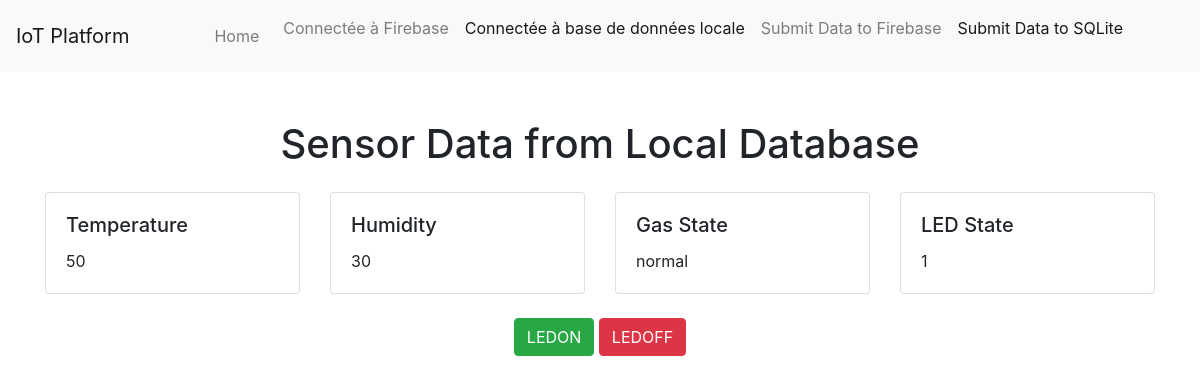
The page /page2 on the database as committed earlier.
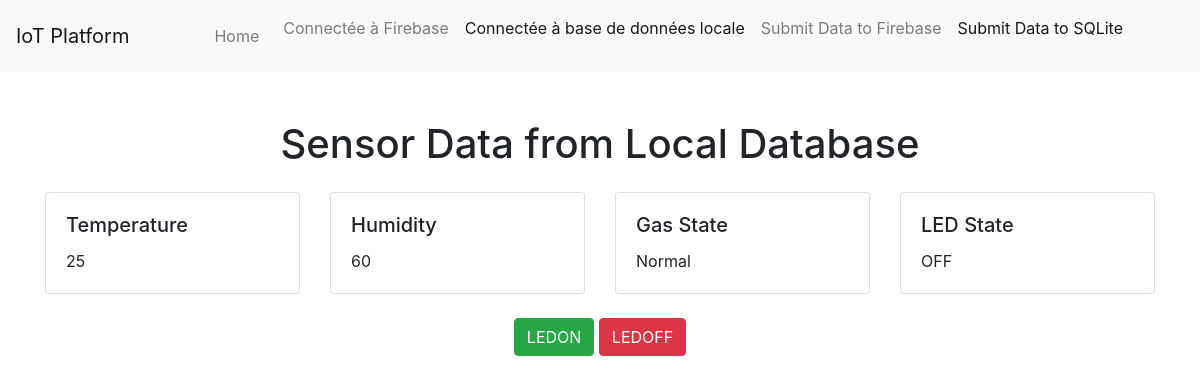
The same page on the database as committed later.
### tables this page shows
CREATE TABLE sensor_data (
    id INTEGER PRIMARY KEY AUTOINCREMENT,
    temperature TEXT,
    humidity TEXT,
    gas TEXT,
    led TEXT
, timestamp TEXT);

### app.py (the view)
@app.route('/page2')
def page2():
    conn = get_db()
    cur = conn.cursor()
    cur.execute("SELECT * FROM sensor_data ORDER BY id DESC LIMIT 1")
    row = cur.fetchone()
    if row is None:
        data = {'temperature': 'N/A', 'humidity': 'N/A', 'gas': 'N/A', 'led': 'N/A'}
    else:
        data = {
            'temperature': row['temperature'],
            'humidity': row['humidity'],
            'gas': row['gas'],
            'led': row['led']
        }
    if request.headers.get('X-Requested-With') == 'XMLHttpRequest':
        return jsonify(data)
    return render_template('page2.html', data=data)

### app.py (called while the page is built)
def get_db():
    conn = sqlite3.connect(DATABASE)
    conn.row_factory = sqlite3.Row
    return conn

### templates/page2.html (shortened to what this page needs)
<!DOCTYPE html>
<html lang="en">
<head>
    <link rel="stylesheet" href="https://stackpath.bootstrapcdn.com/bootstrap/4.5.2/css/bootstrap.min.css">
</head>
<body>
        <nav class="navbar navbar-expand-lg navbar-light bg-light">
            <a class="navbar-brand" href="#">IoT Platform</a>
            <div class="collapse navbar-collapse justify-content-center" id="navbarNav">
                <ul class="navbar-nav">
                    <li class="nav-link">
                        <a class="nav-link" href="/">Home <span class="sr-only">(current)</span></a>
                    </li>
                    <li class="nav-item">
                        <a class="nav-link" href="page1">Connectée à Firebase</a>
                    </li>
                    <li class="nav-item active">
                        <a class="nav-link" href="page2">Connectée à base de données locale</a>
                    </li>
                    <li class="nav-item">
                        <a class="nav-link" href="submit_form">Submit Data to Firebase</a>
                    </li>
                    <li class="nav-item active">
                        <a class="nav-link" href="submit_sqlite">Submit Data to SQLite</a>
                    </li>
                </ul>
            </div>
        </nav>
    <div class="container mt-5">
        <h1 class="text-center">Sensor Data from Local Database</h1>
        <div class="mt-4">
            <div class="row">
                <div class="col-md-3">
                    <div class="card">
                        <div class="card-body">
                            <h5 class="card-title">Temperature</h5>
                            <p class="card-text">{{ data.temperature }}</p>
                        </div>
                    </div>
                </div>
                <div class="col-md-3">
                    <div class="card">
                        <div class="card-body">
                            <h5 class="card-title">Humidity</h5>
                            <p class="card-text">{{ data.humidity }}</p>
                        </div>
                    </div>
                </div>
                <div class="col-md-3">
                    <div class="card">
                        <div class="card-body">
                            <h5 class="card-title">Gas State</h5>
                            <p class="card-text">{{ data.gas }}</p>
                        </div>
                    </div>
                </div>
                <div class="col-md-3">
                    <div class="card">
                        <div class="card-body">
                            <h5 class="card-title">LED State</h5>
                            <p class="card-text" id="led-state">{{ data.led }}</p>
                        </div>
                    </div>
                </div>
            </div>
        </div>
        <div class="text-center mt-4">
            <button class="btn btn-success" onclick="updateLED(1)">LEDON</button>
            <button class="btn btn-danger" onclick="updateLED(0)">LEDOFF</button>
        </div>
    </div>
</body>
</html>

Rows that differ between the two databases and show on the page:
no longer on this page (row unchanged): sensor_data: temperature "50", humidity "30", gas "normal", led "1"
added sensor_data: temperature "25", humidity "60", gas "Normal", led "OFF"
